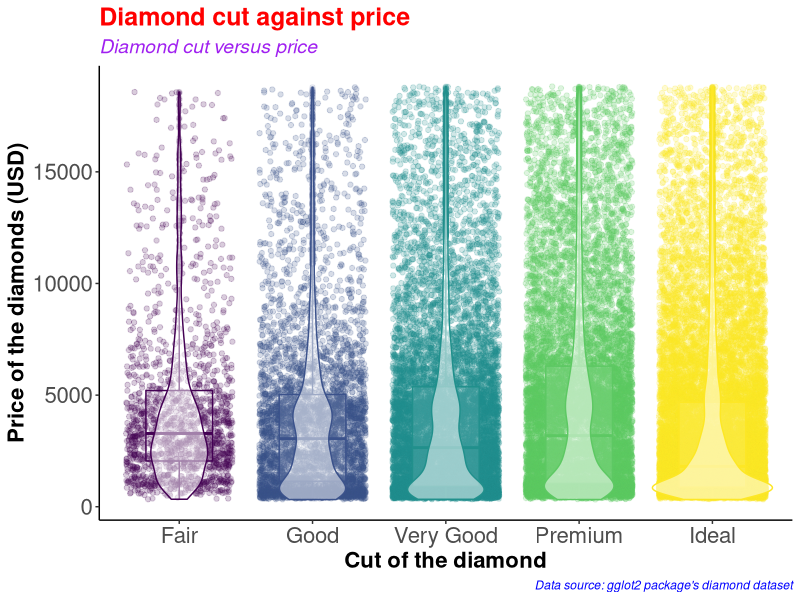
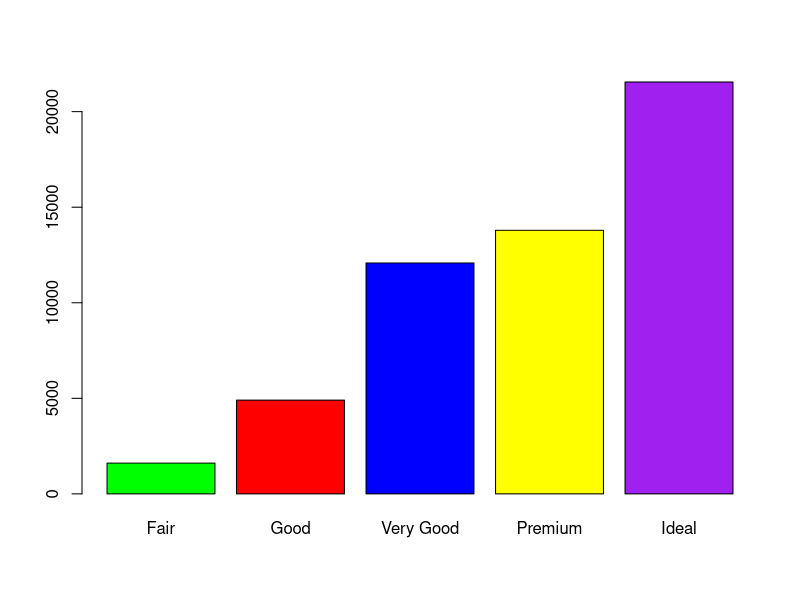
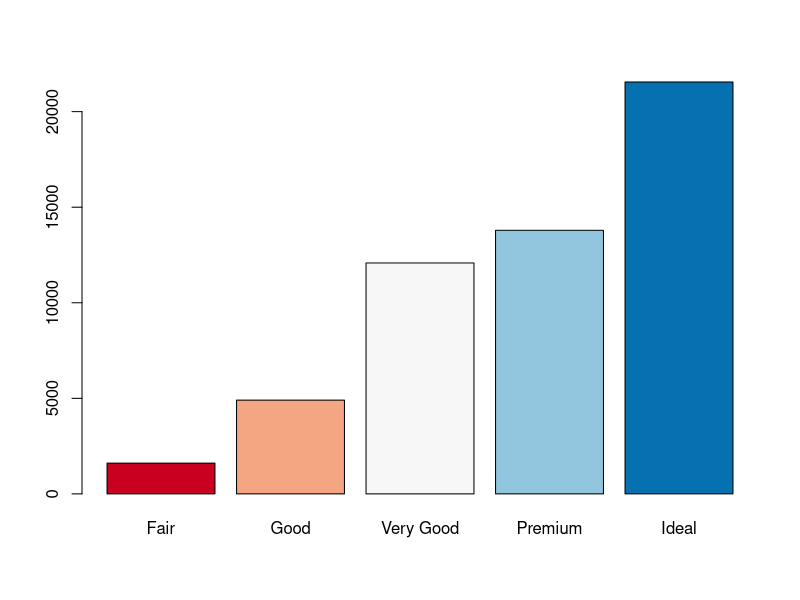
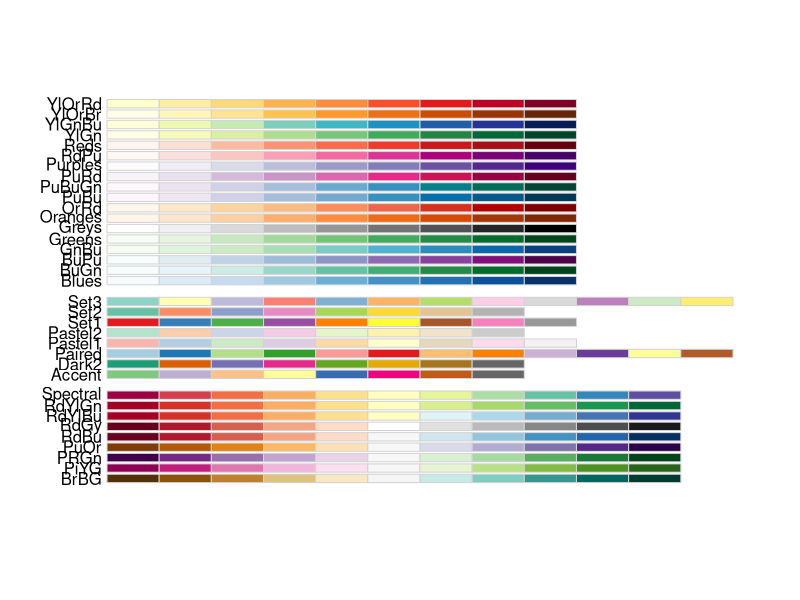
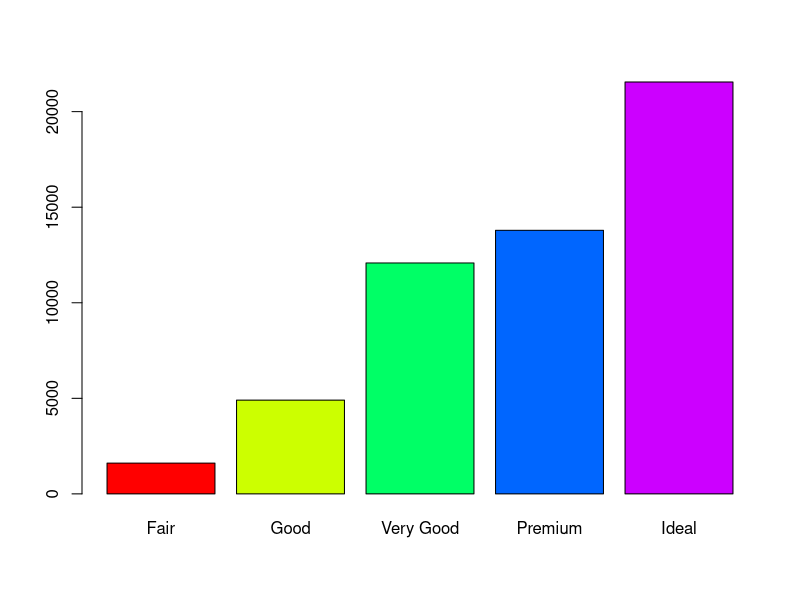
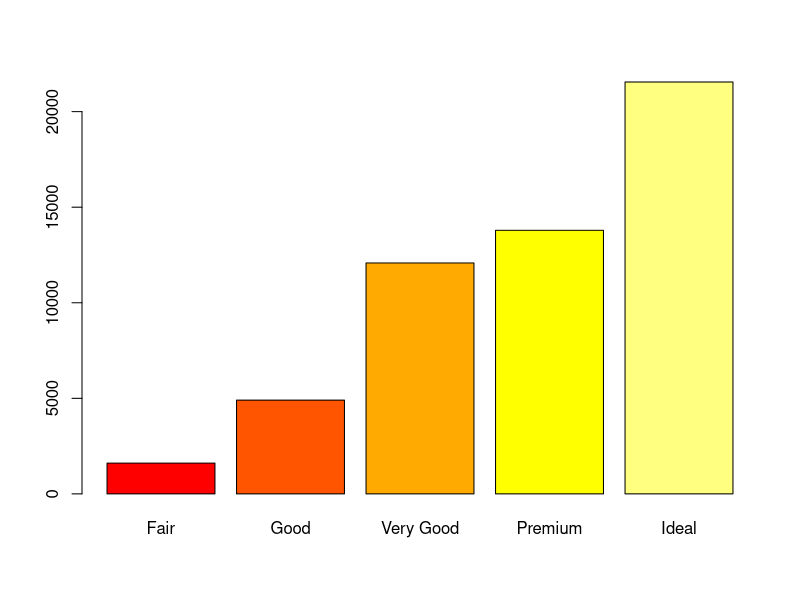
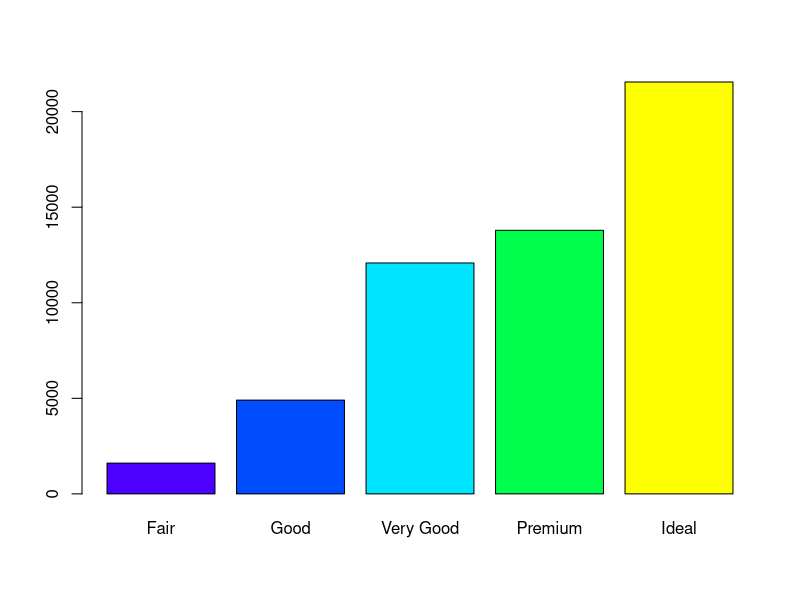
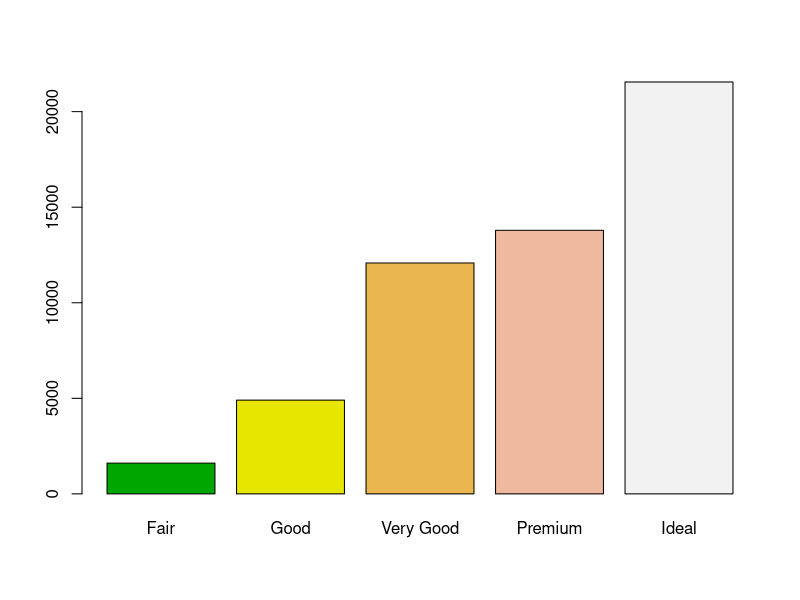

The R script that drew these images, in order:
#########################################
# Name: Wyclife Agumba Oluoch           #   
# E-mail: wyclifeoluoch@gmail.com       #
# GitHub: https://github.com/Wycology   #
# Task: Boxplot and violin plots in one #
# Date: 4th Jan 2021                    #
# Last edited: 10th Feb 2021            #
#########################################

# Loading the necessary libraries
library(tidyverse)
library(RColorBrewer)

diamonds_df <- diamonds # Cloning the diamonds data to a new object

diamonds_df %>% # Picking the data
  ggplot(aes(x = cut, y = price, color = cut)) + # Adding the mapping variables
  geom_point(position = "jitter", alpha = 0.2) + # Adding jitter and alpha
  geom_boxplot(alpha = 0.1, width = 0.5) + # Modifying dimensions of the boxplot 
  geom_violin(alpha = 0.5) + # Adding violin plot on top of the box and jitter
  theme_classic() + # Adding my preferred theme for publication.
  theme(legend.position = "none") + # Removing the legend; it is on the x-axis
  labs(x = "Cut of the diamond", # Having the best labels on the plot.
       y = "Price of the diamonds (USD)",
       title = "Diamond cut against price", # Setting titble of the plot
       subtitle = "Diamond cut versus price",
       caption = "Data source: gglot2 package's diamond dataset") +
  theme(axis.text=element_text(size=16),
        axis.title=element_text(size=16,face="bold")) +
  theme(plot.title = element_text(color = 'red', size = 18, face = 'bold'),
        plot.subtitle = element_text(color = 'purple', size = 14, face = 'italic'),
        plot.caption = element_text(color = 'blue', face = 'italic'))

diamonds %>% 
  filter(cut == 'Very Good') %>% 
  nrow()

diamonds %>% 
  select(cut) %>% 
  table() %>% 
  barplot(col = c('green', 'red', 'blue', 'yellow', 'purple'))

# Instead of specifying the colors, we can simply use the color brewer panel 

diamonds %>% 
  select(cut) %>% 
  table() %>% 
  barplot(col = brewer.pal(n = 5, name = "RdBu"))
# To display more brewer colors options to use, run the following function:

display.brewer.all()

# Can also use rainbow colors

diamonds %>% 
  select(cut) %>% 
  table() %>% 
  barplot(col = rainbow(5))

# Can also use heat.colors
diamonds %>% 
  select(cut) %>% 
  table() %>% 
  barplot(col = heat.colors(5))

# Can also use topographic colors

diamonds %>% 
  select(cut) %>% 
  table() %>% 
  barplot(col = topo.colors(5))

# Can also use terrain colors
diamonds %>% 
  select(cut) %>% 
  table() %>% 
  barplot(col = terrain.colors(5))

# Can also use cm.colors
diamonds %>% 
  select(cut) %>% 
  table() %>% 
  barplot(col = cm.colors(5))

?getData
# That is awesome. Good for the day.
